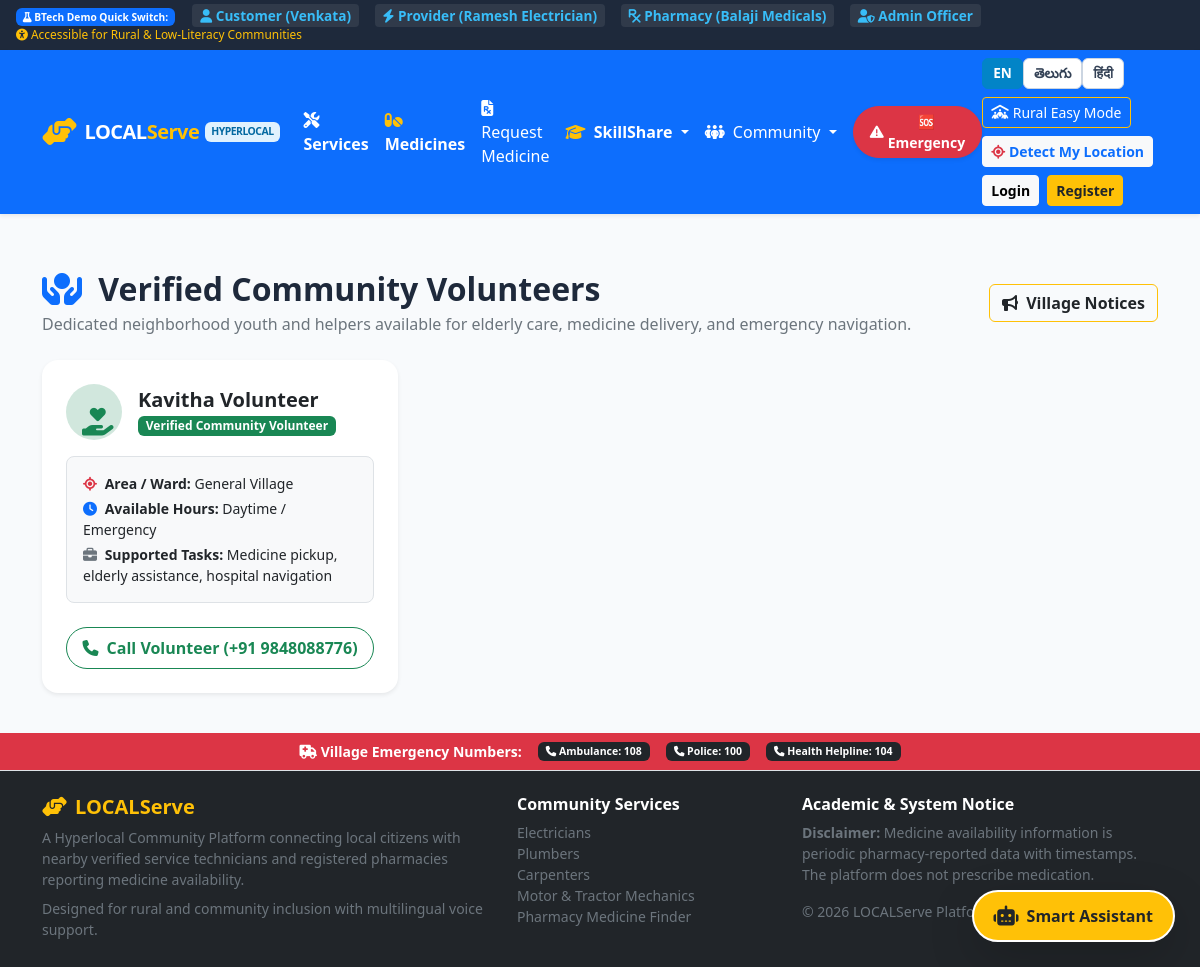
Screenshot of /community-volunteers with the database file from the repository.
### tables this page shows
CREATE TABLE volunteers (
        volunteer_id INTEGER PRIMARY KEY AUTOINCREMENT,
        user_id INTEGER NOT NULL UNIQUE,
        area TEXT NOT NULL,
        phone TEXT NOT NULL,
        skills_assisted TEXT,
        created_at TIMESTAMP DEFAULT CURRENT_TIMESTAMP,
        FOREIGN KEY (user_id) REFERENCES users(user_id) ON DELETE CASCADE
    );

CREATE TABLE users (
        user_id INTEGER PRIMARY KEY AUTOINCREMENT,
        name TEXT NOT NULL,
        email TEXT UNIQUE NOT NULL,
        phone TEXT NOT NULL,
        password_hash TEXT NOT NULL,
        role TEXT NOT NULL CHECK(role IN ('customer', 'provider', 'pharmacy', 'admin')),
        latitude REAL DEFAULT 17.3850,
        longitude REAL DEFAULT 78.4867,
        address TEXT,
        created_at TIMESTAMP DEFAULT CURRENT_TIMESTAMP
    );

### routes/customer.py (the view)
@customer_bp.route('/volunteers', endpoint='volunteers_view')
@customer_bp.route('/community-volunteers', endpoint='volunteers')
def volunteers():
    vols = query_db("""
        SELECT v.*, u.name, u.email
        FROM volunteers v
        JOIN users u ON v.user_id = u.user_id
        ORDER BY v.volunteer_id ASC
    """)
    return render_template('volunteers.html', volunteers=vols)

### database.py (called while the page is built)
def get_db():
    if 'db' not in g:
        g.db = sqlite3.connect(Config.DATABASE_PATH)
        g.db.row_factory = sqlite3.Row
        g.db.execute("PRAGMA foreign_keys = ON")
        g.db.create_function("haversine", 4, haversine)
    return g.db

def query_db(query, args=(), one=False):
    db = get_db()
    cur = db.execute(query, args)
    rv = cur.fetchall()
    cur.close()
    return (rv[0] if rv else None) if one else rv

### templates/volunteers.html (shortened to what this page needs)
{% extends 'base.html' %}
{% block content %}
<div class="container py-4">
  <div class="d-flex justify-content-between align-items-center flex-wrap gap-2 mb-4">
    <div>
      <h2 class="fw-bold mb-1">
        <i class="fa-solid fa-hands-holding-circle text-primary me-2"></i> Verified Community Volunteers
      </h2>
      <p class="text-secondary mb-0">
        Dedicated neighborhood youth and helpers available for elderly care, medicine delivery, and emergency navigation.
      </p>
    </div>
    <a href="{{ url_for('customer.notices') }}" class="btn btn-outline-warning text-dark fw-bold">
      <i class="fa-solid fa-bullhorn me-1"></i> Village Notices
    </a>
  </div>
  {% if volunteers %}
  <div class="row g-4">
    {% for vol in volunteers %}
    <div class="col-md-6 col-lg-4">
      <div class="card h-100 border-0 shadow-sm rounded-4 p-4 bg-white d-flex flex-column">
        <div class="d-flex align-items-center gap-3 mb-3">
          <div class="bg-success-subtle text-success p-3 rounded-circle fs-3 text-center" style="width: 56px; height: 56px;">
            <i class="fa-solid fa-hand-holding-heart"></i>
          </div>
          <div>
            <h5 class="fw-bold mb-0 text-dark">{{ vol.name }}</h5>
            <span class="badge bg-success">Verified Community Volunteer</span>
          </div>
        </div>
        <div class="p-3 bg-light rounded-3 mb-3 small border">
          <div class="mb-1">
            <strong><i class="fa-solid fa-location-crosshairs text-danger me-1"></i> Area / Ward:</strong> {{ vol.area_ward or 'General Village' }}
          </div>
          <div class="mb-1">
            <strong><i class="fa-solid fa-clock text-primary me-1"></i> Available Hours:</strong> {{ vol.available_hours or 'Daytime / Emergency' }}
          </div>
          <div>
            <strong><i class="fa-solid fa-briefcase text-secondary me-1"></i> Supported Tasks:</strong>
            <span>{{ vol.skills_or_tasks or 'Medicine pickup, elderly assistance, hospital navigation' }}</span>
          </div>
        </div>
        <div class="mt-auto pt-2">
          {% if vol.phone %}
          <a href="tel:{{ vol.phone }}" class="btn btn-outline-success fw-bold w-100 rounded-pill py-2">
            <i class="fa-solid fa-phone me-1"></i> Call Volunteer ({{ vol.phone }})
          </a>
          {% endif %}
        </div>
      </div>
    </div>
    {% endfor %}
  </div>
  {% else %}
  <div class="text-center py-5 bg-light rounded-4">
    <i class="fa-solid fa-users text-muted fs-1 mb-3"></i>
    <h4 class="fw-bold">No registered community volunteers at this moment</h4>
    <p class="text-muted">Volunteer registrations will be posted shortly by the Gram Panchayat.</p>
  </div>
  {% endif %}
</div>
{% endblock %}

### static/css/style.css (style rules this page uses)
:root { --primary-color: #0d6efd; --primary-dark: #0a58ca; --secondary-color: #198754; --accent-color: #ff9800; --danger-color: #dc3545; --bg-light: #f8fafc; --text-main: #1e293b; --text-muted: #64748b; --card-shadow: 0 4px 12px rgba(0, 0, 0, 0.06); --card-hover-shadow: 0 10px 24px rgba(0, 0, 0, 0.12); --border-radius: 12px; }
body { font-family: 'Segoe UI', system-ui, -apple-system, sans-serif; color: var(--text-main); background-color: var(--bg-light); min-height: 100vh; display: flex; flex-direction: column; }

### rows the page displays
volunteers: name "Kavitha Volunteer", area_ward "General Village", available_hours "Daytime / Emergency", skills_or_tasks "Medicine pickup, elderly assistance, hospital navigation", phone "+91 9848088776"
